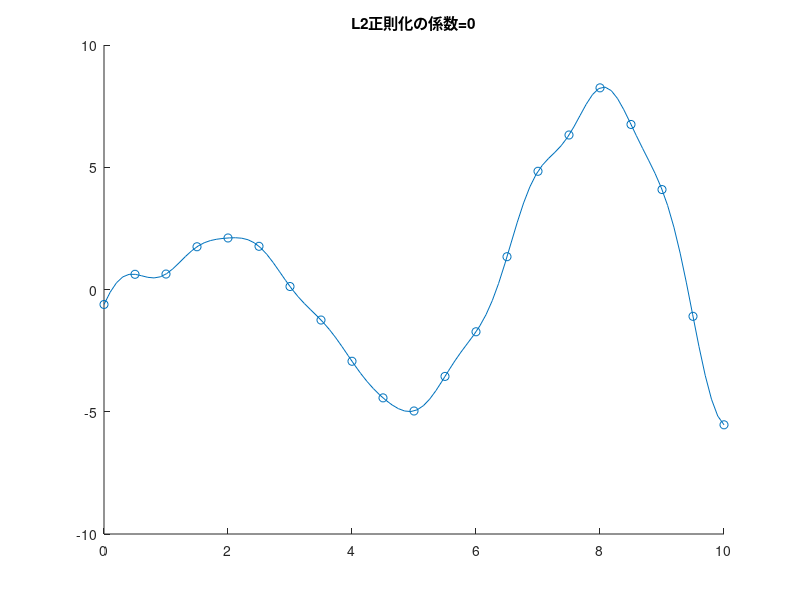

Reproduce this figure in MATLAB.
clear;clc;close all

beta = 1;
L2regu = 0;

rng('default') % For reproducibility
x_observed = linspace(0,10,21)';
y_observed1 = x_observed.*sin(x_observed);
y_observed2 = y_observed1 + 0.5*randn(size(x_observed));
numSample = numel(x_observed);
K = zeros(numSample, numSample);

for i =1:numSample
    for j = 1:numSample
%         diff = (y_observed2(i)-y_observed2(j))^2;
        diff = (x_observed(i)-x_observed(j))^2;
        K(i,j) = exp(-beta*diff);
    end
end

w = inv((K+L2regu*eye(numSample)))*y_observed2;

figure;scatter(x_observed,y_observed2);hold on

numSample_test = 100;
x_test = linspace(0,10,numSample_test)';
kOut = zeros(numSample_test,1);
for i =1:numSample_test

    x_i = x_test(i);
    diff_test = (x_observed-x_i).^2;
    kOut(i) = w'*exp(-diff_test.*beta);
    
end

plot(x_test,kOut)
title(sprintf('L2正則化の係数=%d',L2regu));hold off





